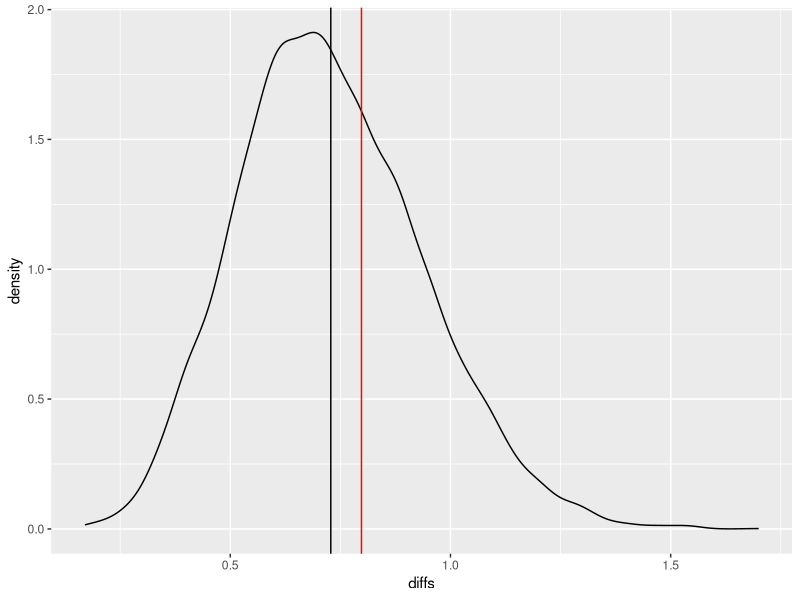
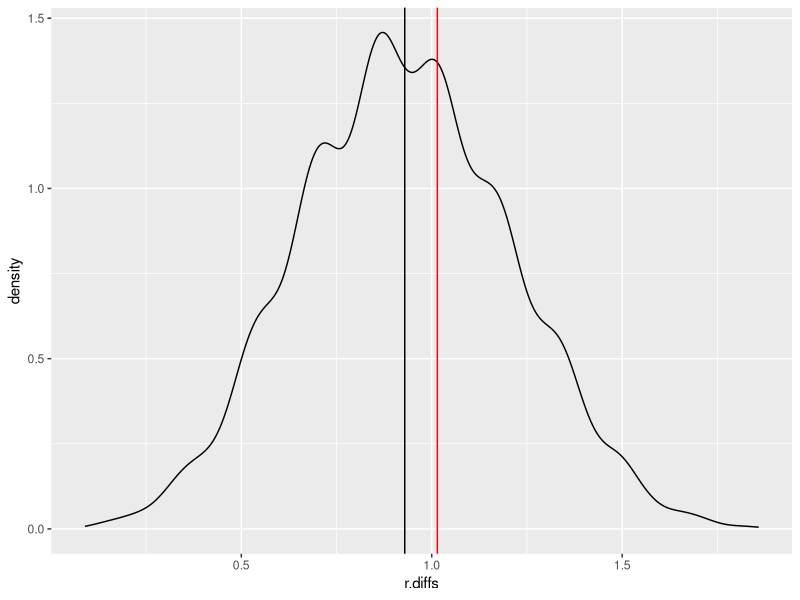

The R source for these figures, in order:
library(ggplot2)

calc.stat <- function(x){
  m <- median(x)
  return(mean(abs(x - m)))
}

do.one <- function(n){
  dat <- rnorm(n)
  return(calc.stat(dat))  
}

set.seed(1)
n <- 8
diffs <- replicate(1e4, do.one(n))

truth <- do.one(1e6)

ggplot(data.frame(diffs = diffs), aes(x = diffs, y=..density..)) + 
  geom_density() + 
  geom_vline(xintercept = truth, color = "red") +
  geom_vline(xintercept = mean(diffs), color = "black")

single.data <- rnorm(n)

do.one.boot <- function(data){
  data.re <- sample(data, replace = TRUE)
  return(calc.stat(data.re))
}

resamp.diffs <- replicate(1e4, do.one.boot(single.data))

ggplot(data.frame(r.diffs = resamp.diffs), aes(x = r.diffs, y=..density..)) + 
  geom_density() + 
  geom_vline(xintercept = calc.stat(single.data), color = "red") +
  geom_vline(xintercept = mean(resamp.diffs), color = "black")

